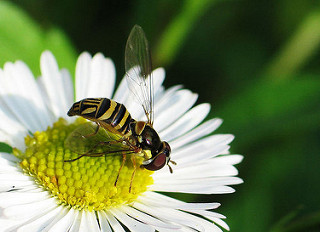
#> input picture dataset/train/Daisy/1.jpg, 320 x 232 px, found by its file name; its folder holds only this picture in this run
$ python aglobal_test1.py   (older library calls are emulated)
#> lines starting #> are read from the running program, lines starting #| are printed output that depends on the picture
### with segmentation/areq_decl1.py

# organize imports
from sklearn.preprocessing import LabelEncoder
from sklearn.preprocessing import MinMaxScaler
import numpy as np
import mahotas
import cv2
import os
import h5py
import matplotlib.pyplot as plt

# fixed-sizes for image
fixed_size = tuple((500, 500))

# path to training data
train_path = "dataset/train/"

# no.of.trees for Random Forests
num_trees = 100

# bins for histogram
bins = 8

# train_test_split size
test_size = 0.30

# seed for reproducing same results
seed = 9

# feature-descriptor-1: Hu Moments
def fd_hu_moments(image):
    image = cv2.cvtColor(image, cv2.COLOR_BGR2GRAY)
    feature = cv2.HuMoments(cv2.moments(image)).flatten()
    return feature

# feature-descriptor-2: Haralick Texture
def fd_haralick(image):
    # convert the image to grayscale
    gray = cv2.cvtColor(image, cv2.COLOR_BGR2GRAY)
    # compute the haralick texture feature vector
    haralick = mahotas.features.haralick(gray).mean(axis=0)
    # return the result
    return haralick

# feature-descriptor-3: Color Histogram
# [9 lines left out: function fd_histogram, not called in this run]


# get the training labels
train_labels = os.listdir(train_path)

# sort the training labels
train_labels.sort()
print(train_labels)

# empty lists to hold feature vectors and labels
global_features = []
labels = []

# num of images per class
images_per_class =  9  #initally 80

### with segmentation/aglobal_test1.py
#-----------------------------------
# GLOBAL FEATURE EXTRACTION
#-----------------------------------
from areq_decl1 import *
# loop over the training data sub-folders
for training_name in train_labels:
    # join the training data path and each species training folder
    dir = os.path.join(train_path, training_name)

    # get the current training label
    current_label = training_name

    # loop over the images in each sub-folder
    for x in range(1,images_per_class+1):
        # get the image file name
        file = dir + "/" + str(x) + ".jpg"

        # read the image and resize it to a fixed-size
        image = plt.imread(file)
#> image is the input picture: shape (232, 320, 3); mean R, G, B 111.4, 127.1, 83.2
        image = cv2.resize(image, fixed_size)
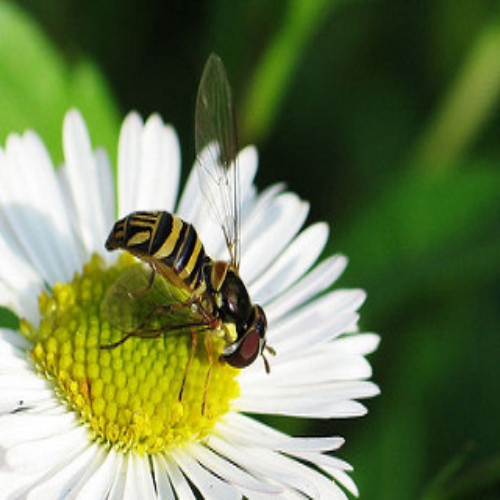
#> image: shape (500, 500, 3); mean R, G, B 111.3, 126.9, 83.1

        mask = np.zeros(image.shape[:2],np.uint8)

        bgdModel = np.zeros((1,65),np.float64)
        fgdModel = np.zeros((1,65),np.float64)

        rect = (10,10,490,450)
        cv2.grabCut(image,mask,rect,bgdModel,fgdModel,5,cv2.GC_INIT_WITH_RECT)

        mask2 = np.where((mask==2)|(mask==0),0,1).astype('uint8')
        image = image*mask2[:,:,np.newaxis]
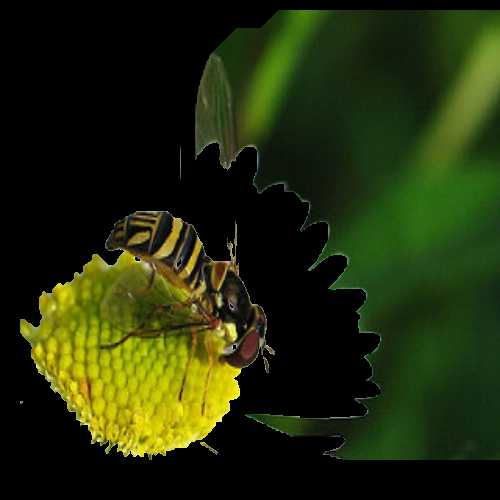
#> image: shape (500, 500, 3); mean R, G, B 34.1, 43.9, 10.5


        ####################################
        # Global Feature extraction
        ####################################
        fv_hu_moments = fd_hu_moments(image)
#> in fd_hu_moments, `image = cv2.cvtColor(image, cv2.COLOR_BGR2GRAY)`:
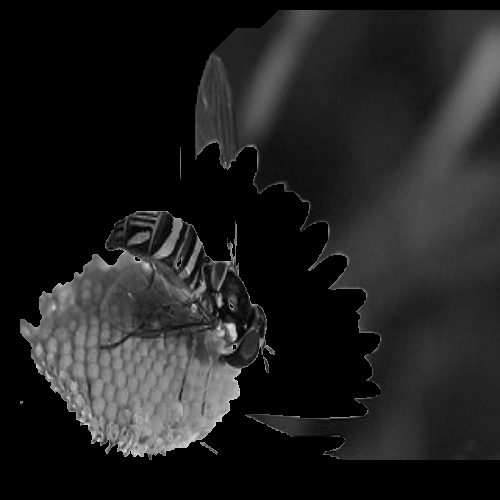
#> image: shape (500, 500); min 0, max 224, mean 32.8
#> in fd_hu_moments, `feature = cv2.HuMoments(cv2.moments(image)).flatten()`: feature = [0.00436, 4.36e-06, 5.8e-09, 1.99e-09, 1.27e-19, 4.02e-12, -6.77e-18]
#> fv_hu_moments has the same summary as feature in fd_hu_moments
#> (the run stopped early here; a loop or call above may not have finished)

$ run again, on dataset/train/Dandelion/1.jpg
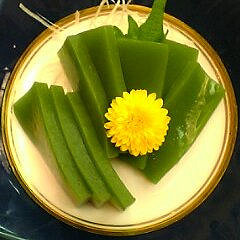
#> input picture dataset/train/Dandelion/1.jpg, 240 x 240 px, found by its file name
#> image is the input picture: shape (240, 240, 3); mean R, G, B 122.5, 122, 47
#> `image = image*mask2[:,:,np.newaxis]`:
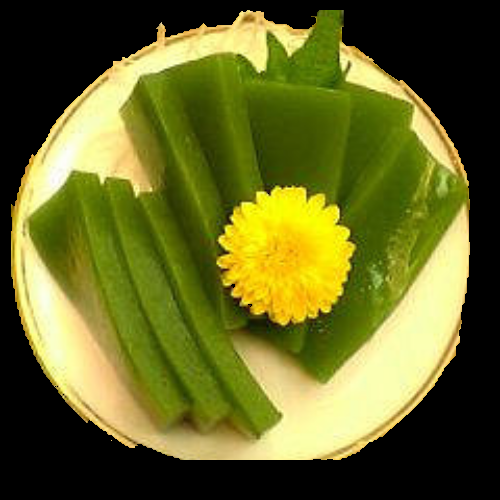
#> image: shape (500, 500, 3); mean R, G, B 101.5, 103.1, 36.3
#> in fd_hu_moments, `image = cv2.cvtColor(image, cv2.COLOR_BGR2GRAY)`:
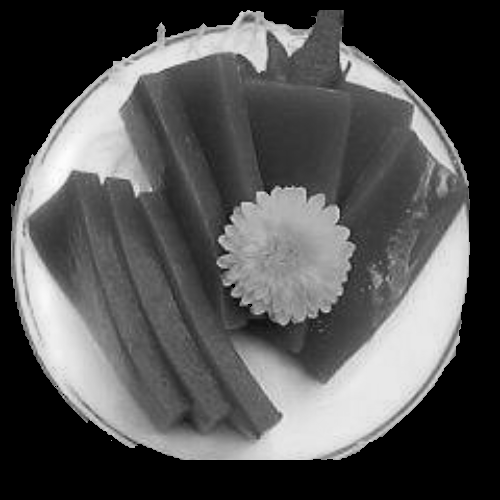
#> image: shape (500, 500); min 0, max 254, mean 83
#> feature = [0.00146, 2.53e-08, 2.75e-11, 1.24e-11, 1.87e-23, 1.74e-16, 2.28e-22]
#> fv_hu_moments has the same summary as feature in fd_hu_moments
